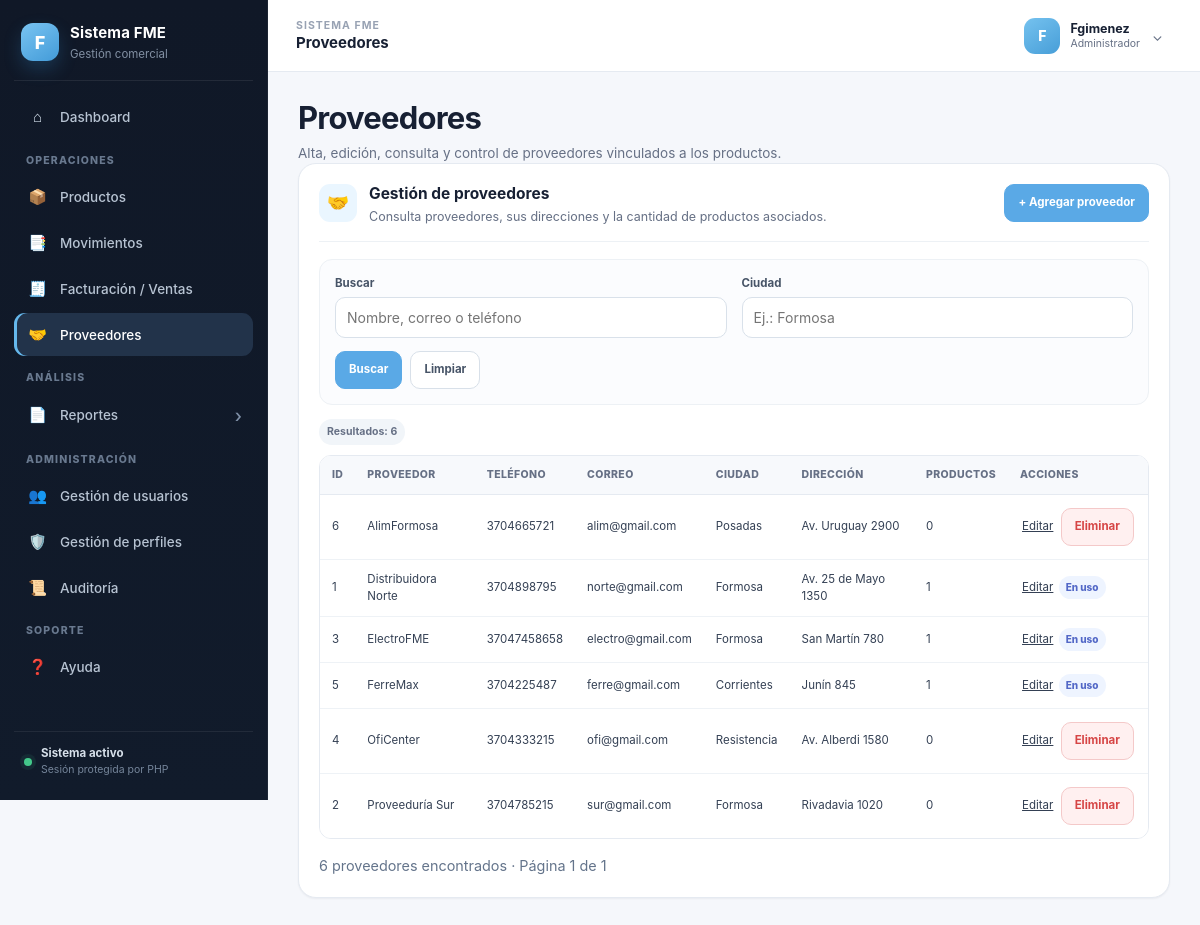
Before: /index.php?mod=proveedores (signed in) with the older database file.
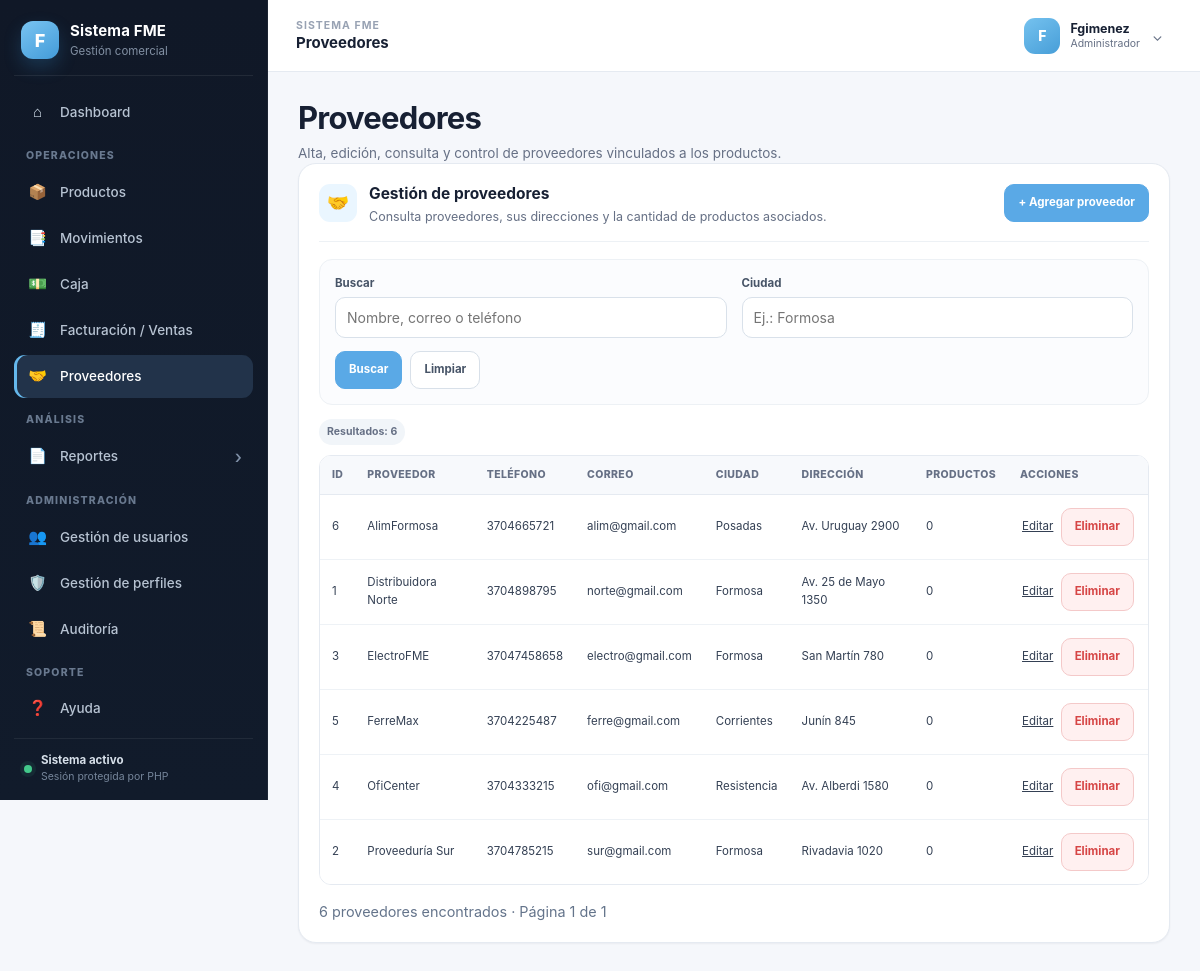
After: the same page with the newer database file.
### tables this page shows
CREATE TABLE IF NOT EXISTS Modulo (
    id_modulo INT AUTO_INCREMENT PRIMARY KEY,
    codigo_modulo VARCHAR(50) NOT NULL,
    nombre_modulo VARCHAR(80) NOT NULL,
    icono_modulo VARCHAR(10) NULL,
    url_modulo VARCHAR(150) NOT NULL,
    archivo_modulo VARCHAR(80) NULL,
    activo TINYINT(1) NOT NULL DEFAULT 1,
    CONSTRAINT uq_modulo_codigo UNIQUE (codigo_modulo)
);

CREATE TABLE IF NOT EXISTS Proveedor (
    id_proveedor INT AUTO_INCREMENT PRIMARY KEY,
    nombre_proveedor VARCHAR(80) NOT NULL,
    telefono_proveedor VARCHAR(30) NULL,
    correo_proveedor VARCHAR(80) NULL,
    id_direccion INT NULL,
    CONSTRAINT uq_proveedor_nombre UNIQUE (nombre_proveedor),
    CONSTRAINT fk_proveedor_direccion
      FOREIGN KEY (id_direccion) REFERENCES Direccion(id_direccion)
      ON DELETE SET NULL
);

CREATE TABLE IF NOT EXISTS Direccion (
    id_direccion INT AUTO_INCREMENT PRIMARY KEY,
    nombre_pais VARCHAR(50) NOT NULL,
    nombre_ciudad VARCHAR(50) NOT NULL,
    num_direccion VARCHAR(100) NOT NULL
);

### index.php (called while the page is built)
<?php
require __DIR__ . '/app/core/bootstrap.php';
require __DIR__ . '/app/views/layout.php';

### app/core/bootstrap.php (called while the page is built, shortened)
<?php
require_once __DIR__ . '/../config/db.php';
$usuario = (string) ($_SESSION['auth_user'] ?? 'Usuario');
$rolId   = (int) $_SESSION['auth_rol'];
$modActual = trim((string) ($_GET['mod'] ?? 'panel'));
$modulos = [];
$modulosPermitidosPorCodigo = [];
$modulosPermitidosConArchivo = [];
try {
    $stmt = $pdo->prepare(
        'SELECT m.id_modulo, m.codigo_modulo, m.nombre_modulo, m.icono_modulo,
                m.url_modulo, m.archivo_modulo
         FROM Rol_Modulo rm
         INNER JOIN Modulo m ON rm.id_modulo = m.id_modulo
         WHERE rm.id_rol = ?
           AND m.activo = 1
         ORDER BY m.id_modulo ASC'
    );
    $stmt->execute([$rolId]);
    foreach ($stmt->fetchAll(PDO::FETCH_ASSOC) as $modulo) {
        $codigo = (string) $modulo['codigo_modulo'];
        $item = [
            'id' => $codigo,
            'icon' => $modulo['icono_modulo'] ?: '📌',
            'titulo' => (string) $modulo['nombre_modulo'],
            'url' => $modulo['url_modulo'] ?: '#',
            'archivo' => $modulo['archivo_modulo'],
        ];
        $modulos[] = $item;
        $modulosPermitidosPorCodigo[$codigo] = $item;
        if (!empty($modulo['archivo_modulo'])) {
            $modulosPermitidosConArchivo[$codigo] = $item;
        }
    }
} catch (Throwable $e) {
    error_log('FME - Error al cargar permisos: ' . $e->getMessage());
    $modulos = [];
    $modulosPermitidosPorCodigo = [];
    $modulosPermitidosConArchivo = [];
}
$modulosSiemprePermitidos = [
    'panel' => [
        'id' => 'panel',
        'icon' => '🏠',
        'titulo' => 'Panel de control',
        'url' => 'index.php',
        'archivo' => 'panel.php',
    ],
    'config_usuario' => [
        'id' => 'config_usuario',
        'icon' => '👤',
        'titulo' => 'Configuración de usuario',
        'url' => 'index.php?mod=config_usuario',
        'archivo' => 'config_usuario.php',
    ],
    'ayuda' => [
        'id' => 'ayuda',
        'icon' => '❓',
        'titulo' => 'Ayuda',
        'url' => 'index.php?mod=ayuda',
        'archivo' => 'ayuda.php',
    ],
];
foreach ($modulosSiemprePermitidos as $codigo => $item) {
    if (!isset($modulosPermitidosPorCodigo[$codigo])) {
        $modulos[] = $item;
        $modulosPermitidosPorCodigo[$codigo] = $item;
        $modulosPermitidosConArchivo[$codigo] = $item;
    }
}
if (isset($modulosSiemprePermitidos[$modActual])) {
    $moduloActualInfo = $modulosPermitidosConArchivo[$modActual] ?? $modulosSiemprePermitidos[$modActual];
} else {
    $moduloActualInfo = $modulosPermitidosConArchivo[$modActual] ?? null;
}

### modulos/proveedores.php (the view, shortened to what this page needs)
<?php
$busqueda = trim($_GET['busqueda'] ?? '');
$ciudad = trim($_GET['ciudad'] ?? '');
?>
<?php
$porPagina = 15;
$paginaActual = max(1, (int)($_GET['pagina'] ?? 1));
$where = ' WHERE 1=1';
$params = [];
$countSql = "SELECT COUNT(*)
             FROM Proveedor pr
             LEFT JOIN Direccion d ON pr.id_direccion = d.id_direccion" . $where;
$countStmt = $pdo->prepare($countSql);
$countStmt->execute($params);
$totalProveedores = (int)$countStmt->fetchColumn();
$totalPaginas = max(1, (int)ceil($totalProveedores / $porPagina));
$offset = ($paginaActual - 1) * $porPagina;
$sql = "SELECT pr.id_proveedor, pr.nombre_proveedor, pr.telefono_proveedor, pr.correo_proveedor,
               d.nombre_pais, d.nombre_ciudad, d.num_direccion,
               COUNT(p.id_producto) AS productos_asignados
        FROM Proveedor pr
        LEFT JOIN Direccion d ON pr.id_direccion = d.id_direccion
        LEFT JOIN Producto p ON pr.id_proveedor = p.id_proveedor" . $where .
       " GROUP BY pr.id_proveedor, pr.nombre_proveedor, pr.telefono_proveedor, pr.correo_proveedor,
                  d.nombre_pais, d.nombre_ciudad, d.num_direccion
         ORDER BY pr.nombre_proveedor ASC
         LIMIT " . $porPagina . " OFFSET " . $offset;
$stmt = $pdo->prepare($sql);
$stmt->execute($params);
$proveedores = $stmt->fetchAll(PDO::FETCH_ASSOC);
?>
<h1 class="title">Proveedores</h1>
<p class="subtitle">Alta, edición, consulta y control de proveedores vinculados a los productos.</p>
<div class="profile-card wide-card">
  <div class="profile-card-header">
    <div class="profile-icon">🤝</div>
    <div>
      <h2>Gestión de proveedores</h2>
      <p>Consulta proveedores, sus direcciones y la cantidad de productos asociados.</p>
    </div>
    <div class="profile-actions">
      <a class="btn-add" href="index.php?mod=proveedores&action=add">+ Agregar proveedor</a>
    </div>
  </div>
  <div class="profile-section">
    <form method="get" action="index.php" class="filter-form">
      <div class="filter-grid">
        <div class="form-group">
          <label class="label">Buscar</label>
          <input class="input" type="text" name="busqueda" placeholder="Nombre, correo o teléfono" value="<?= htmlspecialchars($busqueda) ?>">
        </div>
        <div class="form-group">
          <label class="label">Ciudad</label>
          <input class="input" type="text" name="ciudad" placeholder="Ej.: Formosa" value="<?= htmlspecialchars($ciudad) ?>">
        </div>
      </div>
      <div class="module-actions left-actions">
        <button class="btn" type="submit">Buscar</button>
        <a class="btn-secondary-link" href="index.php?mod=proveedores">Limpiar</a>
      </div>
    </form>
  </div>
  <h3 class="result-count">Resultados: <?= $totalProveedores ?></h3>
  <div class="table-responsive">
    <table class="result-table">
      <thead>
        <tr>
          <th>ID</th><th>Proveedor</th><th>Teléfono</th><th>Correo</th><th>Ciudad</th><th>Dirección</th><th>Productos</th><th>Acciones</th>
        </tr>
      </thead>
      <tbody>
      <?php if (!$proveedores): ?>
        <tr><td colspan="8" class="empty-cell">No se encontraron proveedores.</td></tr>
      <?php else: ?>
        <?php foreach ($proveedores as $p): ?>
        <tr>
          <td><?= (int)$p['id_proveedor'] ?></td>
          <td><?= htmlspecialchars($p['nombre_proveedor']) ?></td>
          <td><?= htmlspecialchars($p['telefono_proveedor'] ?: '-') ?></td>
          <td><?= htmlspecialchars($p['correo_proveedor'] ?: '-') ?></td>
          <td><?= htmlspecialchars($p['nombre_ciudad'] ?: '-') ?></td>
          <td><?= htmlspecialchars($p['num_direccion'] ?: '-') ?></td>
          <td><?= (int)$p['productos_asignados'] ?></td>
          <td class="actions-cell">
            <a class="table-action" href="index.php?mod=proveedores&action=edit&id=<?= (int)$p['id_proveedor'] ?>">Editar</a>
            <?php if ((int)$p['productos_asignados'] === 0): ?>
              <form method="post" action="index.php?mod=proveedores" class="inline-form" data-confirm="¿Eliminar este proveedor?">
                <button class="btn-delete" type="submit">Eliminar</button>
              </form>
            <?php else: ?>
              <span class="status-badge status-used" title="Tiene productos asignados">En uso</span>
            <?php endif; ?>
          </td>
        </tr>
        <?php endforeach; ?>
      <?php endif; ?>
      </tbody>
    </table>
  </div>
  <div class="pagination-bar">
    <div class="pagination-summary">
      <?= $totalProveedores ?> proveedor<?= $totalProveedores === 1 ? '' : 'es' ?> encontrado<?= $totalProveedores === 1 ? '' : 's' ?> · Página <?= $paginaActual ?> de <?= $totalPaginas ?>
    </div>
  </div>
</div>

### app/views/layout.php (shortened to what this page needs)
<?php
$menuByCode = [];
foreach ($modulos as $menuItem) {
    $menuByCode[$menuItem['id']] = $menuItem;
}
$menuGroups = [
    'Operaciones' => ['productos', 'movimientos', 'caja', 'ventas', 'proveedores'],
    'Análisis' => ['reportes'],
    'Administración' => ['usuarios', 'perfiles', 'auditoria'],
    'Soporte' => ['ayuda'],
];
$pageTitle = (string) ($moduloActualInfo['titulo'] ?? 'Sistema FME');
?>
<!doctype html>
<html lang="es">
<head>
  <link rel="stylesheet" href="assets/css/dashboard.css"/>
</head>
<body>
<div class="app-shell">
  <aside class="sidebar" id="sidebar" aria-label="Navegación principal">
    <div class="sidebar-brand">
      <div class="brand-mark">F</div>
      <div class="brand-copy">
        <strong>Sistema FME</strong>
        <span>Gestión comercial</span>
      </div>
    </div>
    <nav class="menu">
      <a href="index.php" class="menu-item <?= $modActual === 'panel' ? 'active' : '' ?>">
        <span class="mi-icon">⌂</span>
        <span class="menu-label">Dashboard</span>
      </a>
      <?php foreach ($menuGroups as $groupName => $codes): ?>
        <?php
        $visibleItems = [];
        foreach ($codes as $code) {
            if (isset($menuByCode[$code]) && ($menuByCode[$code]['url'] ?? '#') !== '#') {
                $visibleItems[$code] = $menuByCode[$code];
            }
        }
        ?>
        <div class="menu-group">
          <div class="menu-group-title"><?= htmlspecialchars($groupName) ?></div>
          <?php foreach ($visibleItems as $code => $m): ?>
            <?php if ($code === 'reportes'): ?>
              <a href="index.php?mod=reportes&section=resumen"
                 class="menu-item menu-parent <?= $modActual === 'reportes' ? 'active' : '' ?>">
                <span class="mi-icon"><?= htmlspecialchars($m['icon'] ?: '📊') ?></span>
                <span class="menu-label"><?= htmlspecialchars($m['titulo']) ?></span>
                <span class="menu-caret">›</span>
              </a>
            <?php else: ?>
              <a href="<?= htmlspecialchars($m['url']) ?>"
                 class="menu-item <?= $modActual === $code ? 'active' : '' ?>">
                <span class="mi-icon"><?= htmlspecialchars($m['icon'] ?: '•') ?></span>
                <span class="menu-label"><?= htmlspecialchars($m['titulo']) ?></span>
              </a>
            <?php endif; ?>
          <?php endforeach; ?>
        </div>
      <?php endforeach; ?>
    </nav>
    <div class="sidebar-footer">
      <span class="sidebar-status-dot"></span>
      <div><strong>Sistema activo</strong><span>Sesión protegida por PHP</span></div>
    </div>
  </aside>
  <main class="main">
    <header class="topbar">
      <div class="topbar-left">
        <div class="topbar-context">
          <span class="topbar-kicker">Sistema FME</span>
          <strong><?= htmlspecialchars($pageTitle) ?></strong>
        </div>
      </div>
      <div class="user">
        <button class="user-btn" id="userBtn" type="button" aria-expanded="false" aria-controls="userMenu">
          <span class="avatar" aria-hidden="true"><?= htmlspecialchars(strtoupper(substr($usuario, 0, 1))) ?></span>
          <span class="top-user-summary" aria-label="Usuario actual">
            <span class="top-user-name" data-session-username><?= htmlspecialchars($usuario) ?></span>
            <span class="top-user-role" data-session-role><?= htmlspecialchars($rolNombre) ?></span>
          </span>
          <span class="user-chevron">⌄</span>
        </button>
      </div>
    </header>
    <section class="content">
      <?php
      $archivoModulo = $moduloActualInfo['archivo'] ?? 'panel.php';
      $rutaModulo = __DIR__ . '/../../modulos/' . basename((string) $archivoModulo);
      if (is_file($rutaModulo)) {
          include $rutaModulo;
      } else {
          echo '<div class="empty-state"><h1 class="title">Módulo no disponible</h1><p class="subtitle">Este módulo está registrado, pero no tiene una pantalla asociada.</p></div>';
      }
      ?>
    </section>
  </main>
</div>
</body>
</html>

Changed rows visible on the page:
added modulo: icono_modulo "💵", nombre_modulo "Caja", shown under "OPERACIONES"
computed for proveedor "Distribuidora Norte": productos_asignados "1" → "0"; text "En uso" → "Eliminar"
computed for proveedor "ElectroFME": productos_asignados "1" → "0"; text "En uso" → "Eliminar"
computed for proveedor "FerreMax": productos_asignados "1" → "0"; text "En uso" → "Eliminar"
